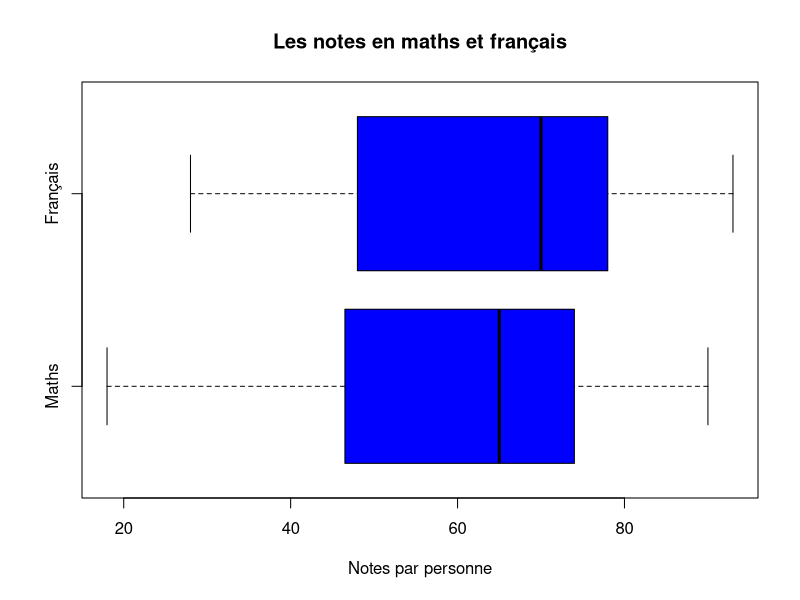
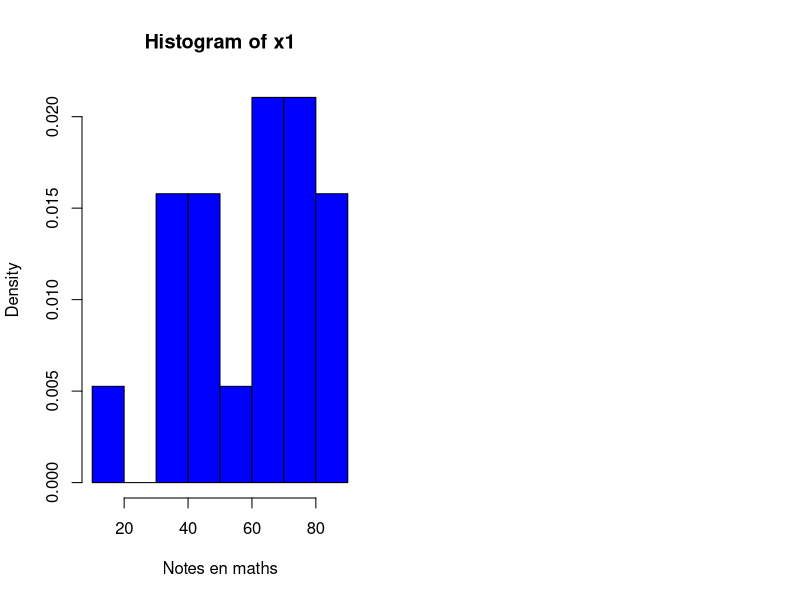

Reproduce these figures in R, in order. (Note: this script raises an error after producing the figures.)
#--------PROJET-----------------
#on charge le fichier csv dans le tableau "data"
mydata <- read.table(file = "./Data-Konushbaeva-Begimai.csv", header=TRUE ,sep=";")
# on utilise la fonction summary pour afficher les caracteristiques des 2 échantillon 
summary(mydata)
#pour faciliter le code on definit l'echantillon des notes en maths en tant que x1 et celui en français en tant que x2
mydata$Maths->x1
mydata$Français->x2
#on trouve l'ecart type de chaque echantillon a l'aide de la formule de la variance empirique
sqrt(sum(x1*x1)/length(x1)-(sum(x1)/length(x1))^2)
sqrt(sum(x2*x2)/length(x2)-(sum(x2)/length(x2))^2)
#on trace les graphique des deux echantillon a l'aide de la fonctions boxplot 
boxplot(x1, x2,main = "Les notes en maths et français",at = c(1,2),names = c("Maths", "Français"), xlab = "Notes par personne",col = "blue",border = "black",horizontal = TRUE)
#on trace les histogrammes avec la commande hist
par(mfrow=c(1,2))
hist(x1,xlab="Notes en maths",col='blue',freq=FALSE)
curve(dnorm(x1,mean(x1),sd(x1)),col = "red" , add=T)
hist(x2,xlab="Notes en français",col='green',freq=FALSE)
curve(dnorm(x2,mean(x2),sd(x2)),col = "red" , add=T)
#on trace les qqplots
par(mfrow=c(1,2))
qqnorm(x1,main="Les notes en maths")
qqline(x1,col="blue")
qqnorm(x2,main="Les notes en français")
qqline(x2,col="green")
#pour estimer l'esperance:
mean(x1)
mean(x2)
#pour construire l'intervalle de confiance
t.test(x1)
t.test(x2)
#pour avoir une precision de +-12 ( niveau de confiance 80%)
t.test(x1, conf.level=0.8)
t.test(x2, conf.level=0.8)
#estimation de l'écart-type:
sd(x1)
sd(x2)
#pour construire l'intervalle de confiance
alpha=0.05
n<-length(x1)
z1=qchisq(1-alpha/2,n-1)
z2=qchisq(alpha/2,n-1)
var1=var(x1)*(n-1)/n
var2=var(x2)*(n-1)/n
Binfx1=sqrt(n*var1/z1)
Bsupx1=sqrt(n*var1/z2)
Binfx2=sqrt(n*var2/z1)
Bsupx2=sqrt(n*var/z2)
#test statistiques:
t.test(x1,mu=70, alternative ="less")
t.test(x2, mu=65, alternative="two.sided")
#comparaison des 2 echantillon
t.test(x2,x1,alternative="greater")
D=x2-x1
t.test(D, mu=10, alternative="two.sided")



